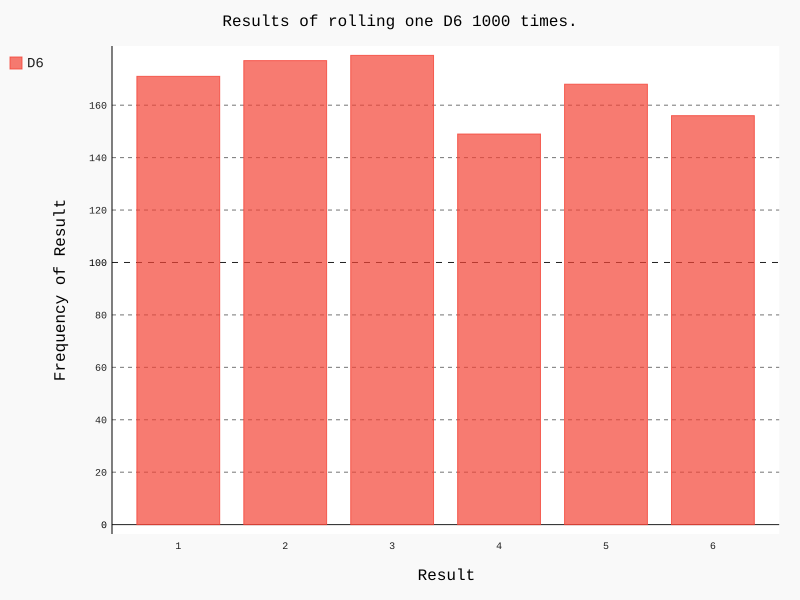

This chart was generated by the following Python code:
import pygal
from die import Die

# Create a D6.
die = Die()

# Make some rolls, and store results in a list.
results = []
for roll_num in range(1000):
    result = die.roll()
    results.append(result)

# Analyze the results.
frequencies = []
for value in range(1, die.num_sides+1):
    frequency = results.count(value)
    frequencies.append(frequency)

# Visualize the results.
hist = pygal.Bar()

hist.title = "Results of rolling one D6 1000 times."
hist.x_labels = ['1', '2', '3', '4', '5', '6']
hist.x_title = "Result"
hist.y_title = "Frequency of Result"

hist.add('D6', frequencies)
hist.render_to_file('die_visual.svg')

print(frequencies)
